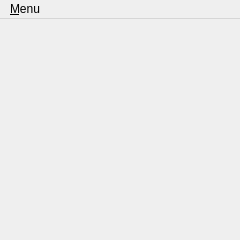
<?xml version="1.0" encoding="UTF-8"?>
<ui version="4.0">
 <class>MainWindow</class>
 <widget class="QMainWindow" name="MainWindow">
  <property name="geometry">
   <rect>
    <x>0</x>
    <y>0</y>
    <width>240</width>
    <height>240</height>
   </rect>
  </property>
  <widget class="QWidget" name="centralwidget">
   <widget class="QWidget" name="verticalLayoutWidget">
    <property name="geometry">
     <rect>
      <x>10</x>
      <y>10</y>
      <width>221</width>
      <height>201</height>
     </rect>
    </property>
    <layout class="QVBoxLayout" name="layout">
     <property name="sizeConstraint">
      <enum>QLayout::SetNoConstraint</enum>
     </property>
     <item>
      <widget class="Magnifiqus" name="magnifiqus" native="true">
       <property name="sizePolicy">
        <sizepolicy hsizetype="Expanding" vsizetype="Expanding">
         <horstretch>0</horstretch>
         <verstretch>0</verstretch>
        </sizepolicy>
       </property>
      </widget>
     </item>
    </layout>
   </widget>
  </widget>
  <widget class="QMenuBar" name="menuBar">
   <property name="geometry">
    <rect>
     <x>0</x>
     <y>0</y>
     <width>240</width>
     <height>23</height>
    </rect>
   </property>
   <widget class="QMenu" name="menu">
    <property name="title">
     <string>&amp;Menu</string>
    </property>
   </widget>
   <addaction name="menu"/>
  </widget>
  <action name="actTop">
   <property name="checkable">
    <bool>true</bool>
   </property>
   <property name="text">
    <string>Always on &amp;Top</string>
   </property>
   <property name="toolTip">
    <string>Always on top</string>
   </property>
   <property name="shortcut">
    <string>Ctrl+T</string>
   </property>
  </action>
  <action name="actX2">
   <property name="checkable">
    <bool>true</bool>
   </property>
   <property name="text">
    <string>x2</string>
   </property>
   <property name="shortcut">
    <string>Ctrl+2</string>
   </property>
  </action>
  <action name="actX3">
   <property name="checkable">
    <bool>true</bool>
   </property>
   <property name="text">
    <string>x3</string>
   </property>
   <property name="shortcut">
    <string>Ctrl+3</string>
   </property>
  </action>
  <action name="actX4">
   <property name="checkable">
    <bool>true</bool>
   </property>
   <property name="text">
    <string>x4</string>
   </property>
   <property name="shortcut">
    <string>Ctrl+4</string>
   </property>
  </action>
  <action name="actX5">
   <property name="checkable">
    <bool>true</bool>
   </property>
   <property name="text">
    <string>x5</string>
   </property>
   <property name="shortcut">
    <string>Ctrl+5</string>
   </property>
  </action>
  <action name="actQuit">
   <property name="icon">
    <iconset theme="application-exit">
     <normaloff>.</normaloff>.</iconset>
   </property>
   <property name="text">
    <string>&amp;Quit</string>
   </property>
   <property name="shortcut">
    <string>Ctrl+Q</string>
   </property>
  </action>
  <action name="actPrefs">
   <property name="icon">
    <iconset theme="preferences-desktop">
     <normaloff>.</normaloff>.</iconset>
   </property>
   <property name="text">
    <string>&amp;Preferences</string>
   </property>
  </action>
  <action name="actAbout">
   <property name="icon">
    <iconset theme="help-about">
     <normaloff>.</normaloff>.</iconset>
   </property>
   <property name="text">
    <string>&amp;About</string>
   </property>
  </action>
 </widget>
 <customwidgets>
  <customwidget>
   <class>Magnifiqus</class>
   <extends>QWidget</extends>
   <header>magnifiqus.h</header>
   <container>1</container>
  </customwidget>
 </customwidgets>
 <resources/>
 <connections/>
</ui>
